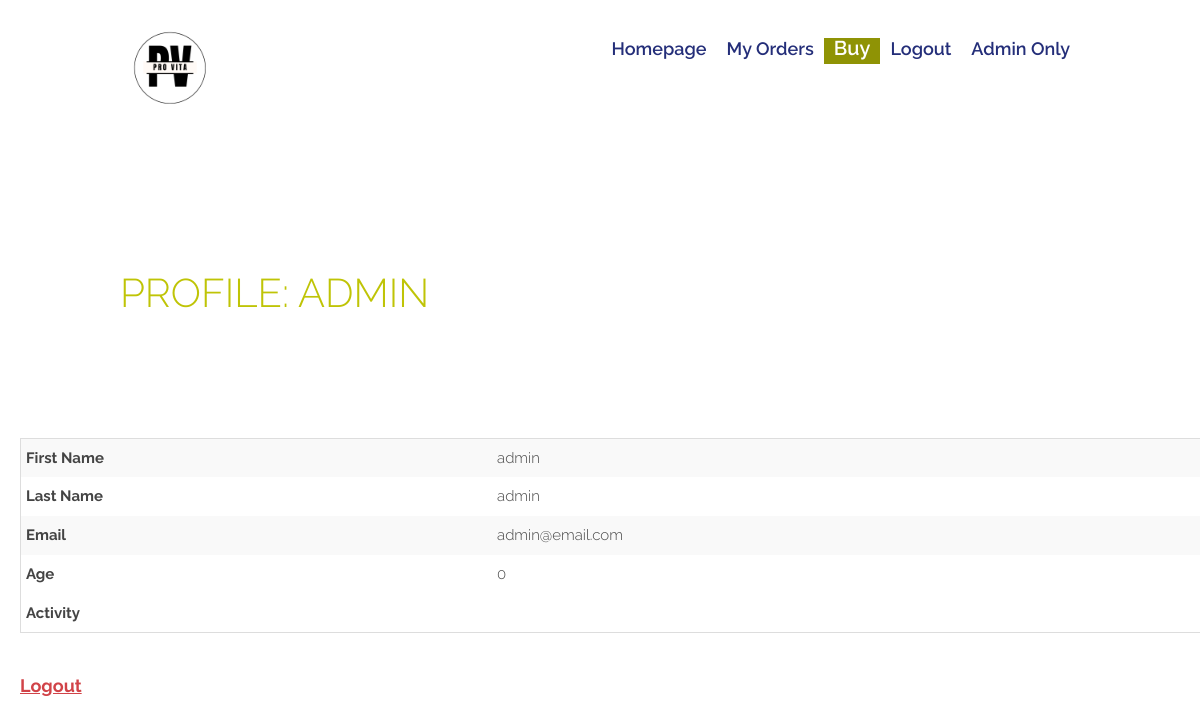
The page /profile (signed in) on the database its author committed.
### tables this page shows
CREATE TABLE users (
                            username VARCHAR(50) PRIMARY KEY,
                            password VARCHAR(50) NOT NULL,
                            email VARCHAR(50) NOT NULL,
                            first_name CHAR(50) not null,
                            last_name CHAR(50) not null,
                            age INTEGER default null,
                            activity VARCHAR(50) default null
                                );

### main.py (the view)
@app.route('/profile', methods=['GET'])
def profile():
    if not current_user.is_authenticated:
        flash("You need to login to access the profile page.", category='error')
        return redirect(url_for('login'))
    myusername = current_user.username
    myemail = ""
    myfname = ""
    mylname = ""
    myage = ""
    myactivity = ""
    conn = None
    try:
        conn = sqlite3.connect(db_file)
        cursor = conn.cursor()
        myquery = "SELECT email, first_name, last_name, age, activity FROM users WHERE username=?"
        dataUser = cursor.execute(myquery, (myusername,))
        print("These are the details of the user: ")
        rows = []
        for row in dataUser:
            print(row)
            rows.append(row)
        if len(rows) == 1:
            myemail = rows[0][0]
            myfname = rows[0][1]
            mylname = rows[0][2]
            myage = rows[0][3]
            myactivity = rows[0][4]
        else:
            return "Error: the username does not exist"
    except Error as e:
        print(e)
    finally:
        if conn:
            conn.close()
    return render_template("profile.html", username=myusername, email=myemail, first_name=myfname, last_name=mylname,
                           age=myage, activity=myactivity)

### main.py (called while the page is built)
@login_manager.user_loader
def load_user(username):
    return User(username)

### templates/profile.html (shortened to what this page needs)
<!doctype html>
<html lang="en">
<head>
    <link rel="stylesheet" href="{{url_for('static', filename='css/style.css')}}"/>
</head>
<body>
<header id="home" class="header">
    <nav class="nav" role="navigation">
        <div class="container nav-elements">
            <div class="branding">
                <a href="/"><img src='static/images/provita_logo.png'
                                 alt="Logo - ProVita" width="100" height="100"></a>
            </div>
            <div class="navbar">
                {% if current_user.is_authenticated %}
                <a class="nav-item nav-link" id="homepage" href="/"> Homepage</a>
                <a class="nav-item nav-link" href="/orders" id="orders">My Orders</a>
                <a class="nav-item nav-link" id="search" href="/search">Buy</a>
                <a class="nav-item nav-link" id="logout" href="/logout">Logout</a>
                <a class="nav-item nav-link" id="admin" href="/admin">Admin Only</a>
                {% else %}
                <a class="nav-item nav-link" id="login" href="/login">Login</a>
                <a class="nav-item nav-link" id="signup" href="/signup">Sign Up</a>
                <a href="http://www.linkedin.com">LinkedIn</a>
                {% endif %}
            </div>
        </div>
    </nav>
</header>
<section id="profile" class="section">
    <div class="container">
        <h2 class="headline">Profile: {{ first_name|e }} </h2>
    </div>
</section>
<table style="margin-left: 20px;">
    <tr>
        <th>First Name</th>
        <td>{{ first_name|e }}</td>
    </tr>
    <tr>
        <th>Last Name</th>
        <td>{{ last_name|e }}</td>
    </tr>
    <tr>
        <th>Email</th>
        <td>{{ email|e }}</td>
    </tr>
    <tr>
        <th>Age</th>
        <td>
            {{ age|e }}
        </td>
    </tr>
    <tr>
    <tr>
        <th>Activity</th>
        <td>
        </td>
    </tr>
</table>
<br>
<a style="margin-left: 20px;" href="/logout">Logout</a>
</body>
</html>

### static/css/style.css (style rules this page uses)
html { font-size: 62.5%; box-sizing: border-box }
body { margin: 0; padding: 0; color: #000; background-color: #fff; font-family: Raleway, Helvetica, Arial, sans-serif; font-size: 1.8rem; line-height: 160%; font-weight: 300 }
.container { width: 80%; max-width: 1200px; margin: 0 auto }
h1, h2, h3, h4, h5, h6 { margin: 0; padding: 0; font-family: Raleway, Helvetica, Arial, sans-serif; color: #bfc406 }
img { display: block; max-width: 100% }
a { font-weight: 700; color: #d14348 }
.nav { margin-top: 1.75rem }
.nav .nav-elements .branding { max-width: 180px; margin: 0 auto }
.nav .nav-elements .navbar { margin: 0; padding: 0; line-height: 120%; list-style-type: none; margin-top: 2rem; width: 100% }
.nav .nav-elements .navbar a { font-weight: 600; color: #242e79; text-decoration: none; padding: 0 1rem; -webkit-transition: 1s ease-out; transition: 1s ease-out }
.nav .nav-elements .navbar a:after { content: ''; display: block; height: 5px; width: 0; margin: 0 .5rem; -webkit-transition: width .3s ease-out, background-color .3s ease-out; transition: width .3s ease-out, background-color .3s ease-out }
@media screen and (min-width:600px) { .nav .nav-elements { display: -webkit-box; display: -webkit-flex; display: -ms-flexbox; display: flex } }
@media screen and (min-width:600px) { .nav .nav-elements .branding { width: 30%; margin: 0 } }
@media screen and (min-width:600px) { .nav .nav-elements .navbar { display: -webkit-box; display: -webkit-flex; display: -ms-flexbox; display: flex; -webkit-box-pack: end; -webkit-justify-content: flex-end; -ms-flex-pack: end; justify-content: flex-end; -webkit-align-content: flex-start; -ms-flex-line-pack: start; align-content: flex-start; -webkit-flex-wrap: wrap; -ms-flex-wrap: wrap; flex-wrap: wrap } }
.section { min-height: 40vh; display: -webkit-box; display: -webkit-flex; display: -ms-flexbox; display: flex; -webkit-box-orient: vertical; -webkit-box-direction: normal; -webkit-flex-direction: column; -ms-flex-direction: column; flex-direction: column; -webkit-box-pack: center; -webkit-justify-content: center; -ms-flex-pack: center; justify-content: center; line-height: 160% }
.section .headline { text-transform: uppercase; font-weight: 300; font-size: 4rem; margin-top: 3rem; line-height: 110% }
@media screen and (min-width:600px) { .section { font-size: 2rem } }
#search { color: #fff; font-size: 2rem; background-color: #8f9305; }
table { border-collapse: collapse; width: 100%; margin-bottom: 1rem; background-color: #fff; color: #444; border: 1px solid #ddd; font-size: 1.5rem; }
th, td { padding: 0.5rem; text-align: left; vertical-align: middle; }
tbody tr:nth-of-type(odd) { background-color: #f9f9f9; }
td:first-child, th:first-child { border-left: none; }
td:last-child, th:last-child { border-right: none; }

### rows shown on the page
users: first_name "ADMIN", first_name "admin", last_name "admin", email "admin@email.com"

### other values the page prints
{{ age|e }} "0"
